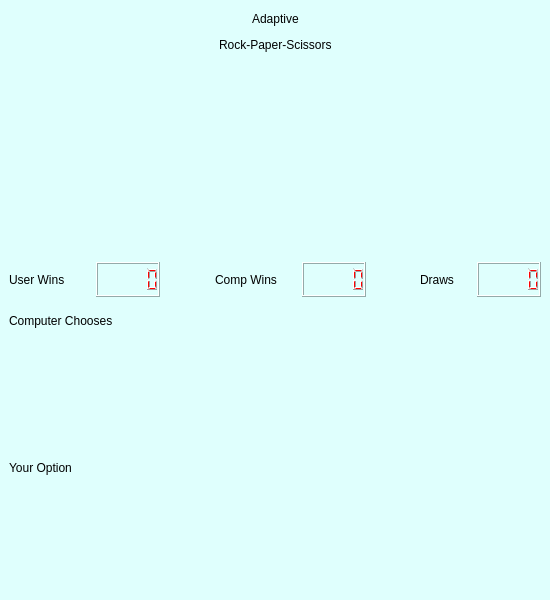
<?xml version="1.0" encoding="UTF-8"?>
<ui version="4.0">
 <class>mainwindow</class>
 <widget class="QMainWindow" name="mainwindow">
  <property name="geometry">
   <rect>
    <x>0</x>
    <y>0</y>
    <width>550</width>
    <height>600</height>
   </rect>
  </property>
  <property name="minimumSize">
   <size>
    <width>550</width>
    <height>600</height>
   </size>
  </property>
  <property name="maximumSize">
   <size>
    <width>550</width>
    <height>600</height>
   </size>
  </property>
  <property name="windowTitle">
   <string>mainwindow</string>
  </property>
  <property name="styleSheet">
   <string notr="true">background-color: rgb(223, 255, 253);
</string>
  </property>
  <widget class="QWidget" name="centralwidget">
   <layout class="QVBoxLayout" name="verticalLayout">
    <item>
     <layout class="QHBoxLayout" name="horizontalLayout_4">
      <item>
       <spacer name="horizontalSpacer_9">
        <property name="orientation">
         <enum>Qt::Orientation::Horizontal</enum>
        </property>
        <property name="sizeHint" stdset="0">
         <size>
          <width>40</width>
          <height>20</height>
         </size>
        </property>
       </spacer>
      </item>
      <item>
       <widget class="QLabel" name="label_4">
        <property name="styleSheet">
         <string notr="true">color: BLACK;
background: transparent;
font: 900 26pt &quot;Segoe UI&quot;;</string>
        </property>
        <property name="text">
         <string>Adaptive</string>
        </property>
       </widget>
      </item>
      <item>
       <spacer name="horizontalSpacer_12">
        <property name="orientation">
         <enum>Qt::Orientation::Horizontal</enum>
        </property>
        <property name="sizeHint" stdset="0">
         <size>
          <width>40</width>
          <height>20</height>
         </size>
        </property>
       </spacer>
      </item>
     </layout>
    </item>
    <item>
     <layout class="QHBoxLayout" name="horizontalLayout_5">
      <item>
       <spacer name="horizontalSpacer_13">
        <property name="orientation">
         <enum>Qt::Orientation::Horizontal</enum>
        </property>
        <property name="sizeHint" stdset="0">
         <size>
          <width>40</width>
          <height>20</height>
         </size>
        </property>
       </spacer>
      </item>
      <item>
       <widget class="QLabel" name="label_5">
        <property name="styleSheet">
         <string notr="true">color: BLACK;
background: transparent;
font: 900 26pt &quot;Segoe UI&quot;;</string>
        </property>
        <property name="text">
         <string>Rock-Paper-Scissors</string>
        </property>
       </widget>
      </item>
      <item>
       <spacer name="horizontalSpacer_14">
        <property name="orientation">
         <enum>Qt::Orientation::Horizontal</enum>
        </property>
        <property name="sizeHint" stdset="0">
         <size>
          <width>40</width>
          <height>20</height>
         </size>
        </property>
       </spacer>
      </item>
     </layout>
    </item>
    <item>
     <spacer name="verticalSpacer">
      <property name="orientation">
       <enum>Qt::Orientation::Vertical</enum>
      </property>
      <property name="sizeHint" stdset="0">
       <size>
        <width>20</width>
        <height>124</height>
       </size>
      </property>
     </spacer>
    </item>
    <item>
     <layout class="QHBoxLayout" name="horizontalLayout_3">
      <item>
       <widget class="QLabel" name="label">
        <property name="minimumSize">
         <size>
          <width>81</width>
          <height>35</height>
         </size>
        </property>
        <property name="maximumSize">
         <size>
          <width>81</width>
          <height>35</height>
         </size>
        </property>
        <property name="styleSheet">
         <string notr="true">font: 12pt &quot;Segoe UI&quot;;
color: black;
background: transparent</string>
        </property>
        <property name="text">
         <string>User Wins</string>
        </property>
       </widget>
      </item>
      <item>
       <widget class="QLCDNumber" name="P_Wins_Num">
        <property name="styleSheet">
         <string notr="true">color: RED;</string>
        </property>
       </widget>
      </item>
      <item>
       <spacer name="horizontalSpacer_10">
        <property name="orientation">
         <enum>Qt::Orientation::Horizontal</enum>
        </property>
        <property name="sizeHint" stdset="0">
         <size>
          <width>40</width>
          <height>20</height>
         </size>
        </property>
       </spacer>
      </item>
      <item>
       <widget class="QLabel" name="label_2">
        <property name="minimumSize">
         <size>
          <width>81</width>
          <height>35</height>
         </size>
        </property>
        <property name="maximumSize">
         <size>
          <width>81</width>
          <height>35</height>
         </size>
        </property>
        <property name="styleSheet">
         <string notr="true">font: 12pt &quot;Segoe UI&quot;;
color: black;
background: transparent</string>
        </property>
        <property name="text">
         <string>Comp Wins</string>
        </property>
       </widget>
      </item>
      <item>
       <widget class="QLCDNumber" name="C_Wins_Num">
        <property name="styleSheet">
         <string notr="true">color: RED;</string>
        </property>
       </widget>
      </item>
      <item>
       <spacer name="horizontalSpacer_11">
        <property name="orientation">
         <enum>Qt::Orientation::Horizontal</enum>
        </property>
        <property name="sizeHint" stdset="0">
         <size>
          <width>40</width>
          <height>20</height>
         </size>
        </property>
       </spacer>
      </item>
      <item>
       <widget class="QLabel" name="label_3">
        <property name="minimumSize">
         <size>
          <width>51</width>
          <height>35</height>
         </size>
        </property>
        <property name="maximumSize">
         <size>
          <width>51</width>
          <height>35</height>
         </size>
        </property>
        <property name="styleSheet">
         <string notr="true">font: 12pt &quot;Segoe UI&quot;;
color: black;
background: transparent</string>
        </property>
        <property name="text">
         <string>Draws</string>
        </property>
       </widget>
      </item>
      <item>
       <widget class="QLCDNumber" name="Dr_Num">
        <property name="styleSheet">
         <string notr="true">color: RED;</string>
        </property>
       </widget>
      </item>
     </layout>
    </item>
    <item>
     <widget class="QLabel" name="cm_Label">
      <property name="minimumSize">
       <size>
        <width>530</width>
        <height>35</height>
       </size>
      </property>
      <property name="maximumSize">
       <size>
        <width>530</width>
        <height>35</height>
       </size>
      </property>
      <property name="styleSheet">
       <string notr="true">font: 12pt &quot;Segoe UI&quot;;
color: black;
background: transparent</string>
      </property>
      <property name="text">
       <string>Computer Chooses</string>
      </property>
     </widget>
    </item>
    <item>
     <layout class="QHBoxLayout" name="horizontalLayout_2">
      <item>
       <spacer name="horizontalSpacer_5">
        <property name="orientation">
         <enum>Qt::Orientation::Horizontal</enum>
        </property>
        <property name="sizeHint" stdset="0">
         <size>
          <width>33</width>
          <height>17</height>
         </size>
        </property>
       </spacer>
      </item>
      <item>
       <widget class="QFrame" name="frame_4">
        <property name="minimumSize">
         <size>
          <width>100</width>
          <height>100</height>
         </size>
        </property>
        <property name="styleSheet">
         <string notr="true">border: none;
background: transparent;</string>
        </property>
        <property name="frameShape">
         <enum>QFrame::Shape::StyledPanel</enum>
        </property>
        <property name="frameShadow">
         <enum>QFrame::Shadow::Raised</enum>
        </property>
        <widget class="QPushButton" name="rock_Button_2">
         <property name="geometry">
          <rect>
           <x>0</x>
           <y>0</y>
           <width>100</width>
           <height>100</height>
          </rect>
         </property>
         <property name="minimumSize">
          <size>
           <width>100</width>
           <height>100</height>
          </size>
         </property>
         <property name="maximumSize">
          <size>
           <width>100</width>
           <height>100</height>
          </size>
         </property>
         <property name="styleSheet">
          <string notr="true">QPushButton
{
	border: none;
    background-color: transparent;
    qproperty-icon: url(&quot;:/resources/rock.png&quot;);
    qproperty-iconSize: 100px 100px;
}
</string>
         </property>
         <property name="text">
          <string/>
         </property>
        </widget>
       </widget>
      </item>
      <item>
       <spacer name="horizontalSpacer_6">
        <property name="orientation">
         <enum>Qt::Orientation::Horizontal</enum>
        </property>
        <property name="sizeHint" stdset="0">
         <size>
          <width>34</width>
          <height>17</height>
         </size>
        </property>
       </spacer>
      </item>
      <item>
       <widget class="QFrame" name="frame_5">
        <property name="minimumSize">
         <size>
          <width>100</width>
          <height>100</height>
         </size>
        </property>
        <property name="styleSheet">
         <string notr="true">border: none;
background: transparent;</string>
        </property>
        <property name="frameShape">
         <enum>QFrame::Shape::StyledPanel</enum>
        </property>
        <property name="frameShadow">
         <enum>QFrame::Shadow::Raised</enum>
        </property>
        <widget class="QPushButton" name="paper_Button_2">
         <property name="geometry">
          <rect>
           <x>0</x>
           <y>0</y>
           <width>100</width>
           <height>100</height>
          </rect>
         </property>
         <property name="minimumSize">
          <size>
           <width>100</width>
           <height>100</height>
          </size>
         </property>
         <property name="maximumSize">
          <size>
           <width>100</width>
           <height>100</height>
          </size>
         </property>
         <property name="styleSheet">
          <string notr="true">color: none;
background-color: none;
border: none;
background-image: url(&quot;:/resources/paper.png&quot;);
background-position: center;</string>
         </property>
         <property name="text">
          <string/>
         </property>
        </widget>
       </widget>
      </item>
      <item>
       <spacer name="horizontalSpacer_7">
        <property name="orientation">
         <enum>Qt::Orientation::Horizontal</enum>
        </property>
        <property name="sizeHint" stdset="0">
         <size>
          <width>33</width>
          <height>17</height>
         </size>
        </property>
       </spacer>
      </item>
      <item>
       <widget class="QFrame" name="frame_6">
        <property name="minimumSize">
         <size>
          <width>100</width>
          <height>100</height>
         </size>
        </property>
        <property name="styleSheet">
         <string notr="true">border: none;
background: transparent;</string>
        </property>
        <property name="frameShape">
         <enum>QFrame::Shape::StyledPanel</enum>
        </property>
        <property name="frameShadow">
         <enum>QFrame::Shadow::Raised</enum>
        </property>
        <widget class="QPushButton" name="scissors_Button_2">
         <property name="geometry">
          <rect>
           <x>0</x>
           <y>0</y>
           <width>100</width>
           <height>100</height>
          </rect>
         </property>
         <property name="minimumSize">
          <size>
           <width>100</width>
           <height>100</height>
          </size>
         </property>
         <property name="maximumSize">
          <size>
           <width>100</width>
           <height>100</height>
          </size>
         </property>
         <property name="styleSheet">
          <string notr="true">color: none;
background-color: none;
border: none;
background-image: url(&quot;:/resources/scissors.png&quot;);
background-position: center;</string>
         </property>
         <property name="text">
          <string/>
         </property>
        </widget>
       </widget>
      </item>
      <item>
       <spacer name="horizontalSpacer_8">
        <property name="orientation">
         <enum>Qt::Orientation::Horizontal</enum>
        </property>
        <property name="sizeHint" stdset="0">
         <size>
          <width>34</width>
          <height>17</height>
         </size>
        </property>
       </spacer>
      </item>
     </layout>
    </item>
    <item>
     <widget class="QLabel" name="in_Label">
      <property name="minimumSize">
       <size>
        <width>530</width>
        <height>35</height>
       </size>
      </property>
      <property name="maximumSize">
       <size>
        <width>530</width>
        <height>35</height>
       </size>
      </property>
      <property name="styleSheet">
       <string notr="true">font: 12pt &quot;Segoe UI&quot;;
color: black;
background: transparent</string>
      </property>
      <property name="text">
       <string>Your Option</string>
      </property>
     </widget>
    </item>
    <item>
     <layout class="QHBoxLayout" name="horizontalLayout">
      <item>
       <spacer name="horizontalSpacer">
        <property name="orientation">
         <enum>Qt::Orientation::Horizontal</enum>
        </property>
        <property name="sizeHint" stdset="0">
         <size>
          <width>33</width>
          <height>17</height>
         </size>
        </property>
       </spacer>
      </item>
      <item>
       <widget class="QFrame" name="frame">
        <property name="minimumSize">
         <size>
          <width>100</width>
          <height>100</height>
         </size>
        </property>
        <property name="styleSheet">
         <string notr="true">border: none;
background: transparent;</string>
        </property>
        <property name="frameShape">
         <enum>QFrame::Shape::StyledPanel</enum>
        </property>
        <property name="frameShadow">
         <enum>QFrame::Shadow::Raised</enum>
        </property>
        <widget class="QPushButton" name="rock_Button">
         <property name="geometry">
          <rect>
           <x>0</x>
           <y>0</y>
           <width>100</width>
           <height>100</height>
          </rect>
         </property>
         <property name="minimumSize">
          <size>
           <width>100</width>
           <height>100</height>
          </size>
         </property>
         <property name="maximumSize">
          <size>
           <width>100</width>
           <height>100</height>
          </size>
         </property>
         <property name="styleSheet">
          <string notr="true">QPushButton
{
	border: none;
    background-color: transparent;
    qproperty-icon: url(&quot;:/resources/rock.png&quot;);
    qproperty-iconSize: 100px 100px;
}
</string>
         </property>
         <property name="text">
          <string/>
         </property>
        </widget>
       </widget>
      </item>
      <item>
       <spacer name="horizontalSpacer_2">
        <property name="orientation">
         <enum>Qt::Orientation::Horizontal</enum>
        </property>
        <property name="sizeHint" stdset="0">
         <size>
          <width>34</width>
          <height>17</height>
         </size>
        </property>
       </spacer>
      </item>
      <item>
       <widget class="QFrame" name="frame_2">
        <property name="minimumSize">
         <size>
          <width>100</width>
          <height>100</height>
         </size>
        </property>
        <property name="styleSheet">
         <string notr="true">border: none;
background: transparent;</string>
        </property>
        <property name="frameShape">
         <enum>QFrame::Shape::StyledPanel</enum>
        </property>
        <property name="frameShadow">
         <enum>QFrame::Shadow::Raised</enum>
        </property>
        <widget class="QPushButton" name="paper_Button">
         <property name="geometry">
          <rect>
           <x>0</x>
           <y>0</y>
           <width>100</width>
           <height>100</height>
          </rect>
         </property>
         <property name="minimumSize">
          <size>
           <width>100</width>
           <height>100</height>
          </size>
         </property>
         <property name="maximumSize">
          <size>
           <width>100</width>
           <height>100</height>
          </size>
         </property>
         <property name="styleSheet">
          <string notr="true">color: none;
background-color: none;
border: none;
background-image: url(&quot;:/resources/paper.png&quot;);
background-position: center;</string>
         </property>
         <property name="text">
          <string/>
         </property>
        </widget>
       </widget>
      </item>
      <item>
       <spacer name="horizontalSpacer_3">
        <property name="orientation">
         <enum>Qt::Orientation::Horizontal</enum>
        </property>
        <property name="sizeHint" stdset="0">
         <size>
          <width>33</width>
          <height>17</height>
         </size>
        </property>
       </spacer>
      </item>
      <item>
       <widget class="QFrame" name="frame_3">
        <property name="minimumSize">
         <size>
          <width>100</width>
          <height>100</height>
         </size>
        </property>
        <property name="styleSheet">
         <string notr="true">border: none;
background: transparent;</string>
        </property>
        <property name="frameShape">
         <enum>QFrame::Shape::StyledPanel</enum>
        </property>
        <property name="frameShadow">
         <enum>QFrame::Shadow::Raised</enum>
        </property>
        <widget class="QPushButton" name="scissors_Button">
         <property name="geometry">
          <rect>
           <x>0</x>
           <y>0</y>
           <width>100</width>
           <height>100</height>
          </rect>
         </property>
         <property name="minimumSize">
          <size>
           <width>100</width>
           <height>100</height>
          </size>
         </property>
         <property name="maximumSize">
          <size>
           <width>100</width>
           <height>100</height>
          </size>
         </property>
         <property name="styleSheet">
          <string notr="true">color: none;
background-color: none;
border: none;
background-image: url(&quot;:/resources/scissors.png&quot;);
background-position: center;</string>
         </property>
         <property name="text">
          <string/>
         </property>
        </widget>
       </widget>
      </item>
      <item>
       <spacer name="horizontalSpacer_4">
        <property name="orientation">
         <enum>Qt::Orientation::Horizontal</enum>
        </property>
        <property name="sizeHint" stdset="0">
         <size>
          <width>34</width>
          <height>17</height>
         </size>
        </property>
       </spacer>
      </item>
     </layout>
    </item>
   </layout>
  </widget>
 </widget>
 <resources/>
 <connections/>
</ui>
